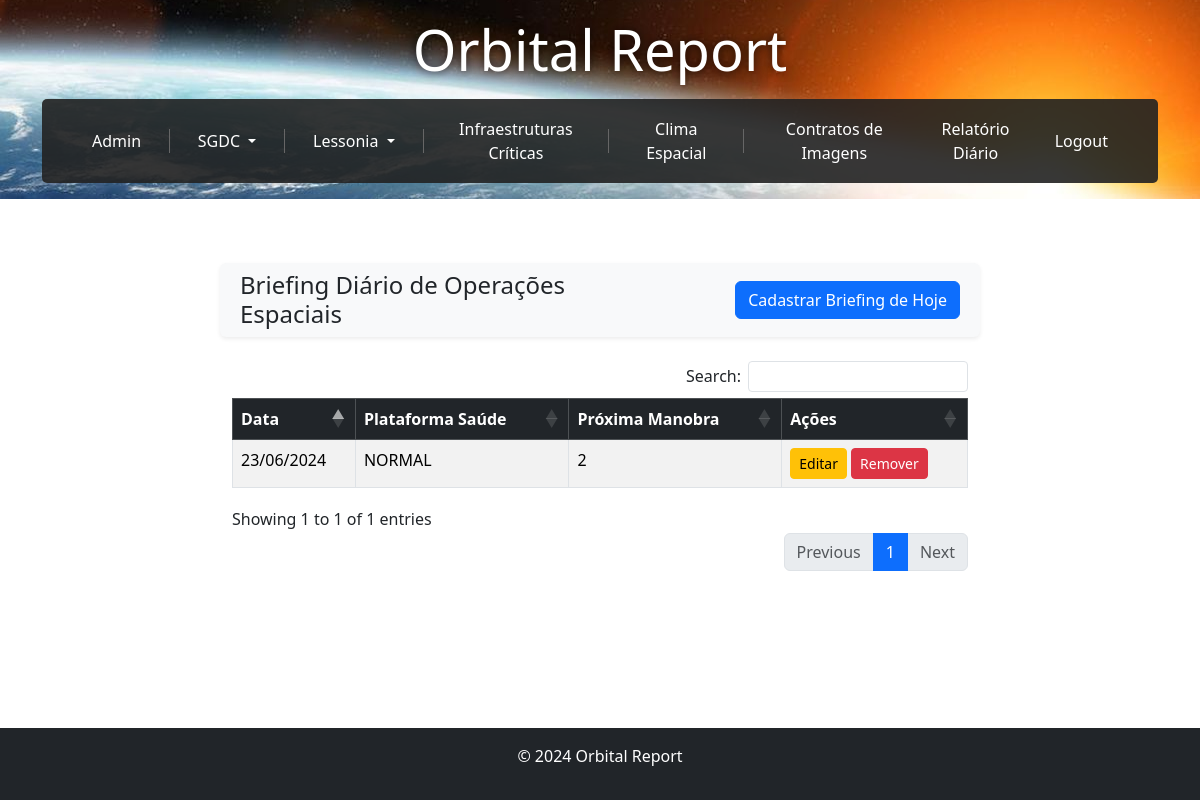
The app's page /sgdc/ (signed in) with its own data.
### apps/sgdc/models.py (models this page shows, shortened)
class EspacialSegment(models.Model):
    CHOICES = [
        ('NORMAL', 'Normal'),
        ('OK', 'OK'),
        ('WARN', 'Warning'),
        ('CRIT', 'Critical'),
    ]
    SIM_NAO_CHOICES = [
        ('SIM', 'Sim'),
        ('NAO', 'Não'),
    ]
    data = models.DateField(default=timezone.now)
    plataforma_saude = models.CharField(max_length=10, choices=CHOICES)
    proc_executados = models.CharField(max_length=100, choices=CHOICES)
    alerta_conjuncao = models.CharField(max_length=100, choices=CHOICES)
    campanha_ranging = models.CharField(max_length=100, choices=CHOICES)
    prox_manobra = models.CharField(max_length=100)
    tempo_eclipse = models.DurationField()
    smc_brasilia = models.CharField(max_length=100, choices=CHOICES, verbose_name="SMC Brasília", default='OK')
    smc_rio = models.CharField(max_length=100, choices=CHOICES, verbose_name="SMC Rio", default='OK')
    cmc_brasilia = models.CharField(max_length=100, choices=CHOICES, verbose_name="CMC-x Brasília", default='OK')
    cmc_rio = models.CharField(max_length=100, choices=CHOICES, verbose_name="CMC-x Rio", default='OK')
    tcr_brasilia = models.CharField(max_length=100, choices=CHOICES, verbose_name="Antena (TCR) Brasília", default='OK')
    tcr_rio = models.CharField(max_length=100, choices=CHOICES, verbose_name="Antena (TCR) Rio", default='OK')
    enlaces_ativos = models.IntegerField(verbose_name="Enlaces Ativos", default=0)
    qualidade_enlaces = models.CharField(max_length=100, choices=CHOICES, verbose_name="Qualidade dos Enlaces", default='OK')
    antena_teatro_em_uso = models.CharField(max_length=3, choices=SIM_NAO_CHOICES, verbose_name="Antena Teatro em Uso", default='NAO')
    observacoes = models.TextField(verbose_name="Observações", blank=True, null=True)
    descricao_operacao = models.TextField(verbose_name="Descrição da Operação", blank=True, null=True)
    infra_critica_brasilia = models.CharField(max_length=100, choices=CHOICES, verbose_name="Infra Crítica Brasília", default='OK')
    infra_critica_rio = models.CharField(max_length=100, choices=CHOICES, verbose_name="Infra Crítica Rio de Janeiro", default='OK')
    gcn_tcr_brasilia = models.CharField(max_length=100, choices=CHOICES, verbose_name="GCN/TCR Brasília", default='OK')
    gcn_tcr_rio = models.CharField(max_length=100, choices=CHOICES, verbose_name="GCN/TCR Rio de Janeiro", default='OK')
    clima_espacial = models.CharField(max_length=100, choices=CHOICES, verbose_name="Clima Espacial", default='OK')
    ssa_sda = models.CharField(max_length=100, choices=CHOICES, verbose_name="SSA/SDA", default='OK')
    class Meta:
        unique_together = ('data',)

### apps/sgdc/views.py (the view)
# urls.py: path('', views.index, name='index'),
def index(request):
    today = timezone.now().date()
    briefing = EspacialSegment.objects.filter(data=today).first()
    briefings = EspacialSegment.objects.all()
    return render(request, 'sgdc/index.html', {'briefing': briefing, 'briefings': briefings})

### apps/users/context_processors.py (called while the page is built)
def user_categories(request):
    if request.user.is_authenticated:
        is_admin = 'admin' in request.user.categories.values_list('name', flat=True)
        categories = request.user.categories.all()
        return {
            'is_admin': is_admin,
            'user_categories': categories
        }
    return {}

### templates/sgdc/index.html (shortened to what this page needs)
{% extends 'shared/base.html' %}
{% block content %}
<div class="container mt-4">
    <div class="row align-items-center mb-3 bg-light text-dark p-2 shadow-sm rounded">
        <div class="col-md-6">
            <h4 class="m-0">Briefing Diário de Operações Espaciais</h4>
        </div>
        <div class="col-md-6 text-end">
            <a href="{% url 'sgdc:new_briefing' %}" class="btn btn-primary">Cadastrar Briefing de Hoje</a>
        </div>
    </div>
    <div class="row mt-4">
        <div class="table-responsive">
            <table id="briefingsTable" class="table table-striped table-bordered" style="width:100%">
                <thead class="table-dark">
                    <tr>
                        <th>Data</th>
                        <th>Plataforma Saúde</th>
                        <th>Próxima Manobra</th>
                        <th>Ações</th>
                    </tr>
                </thead>
                <tbody>
                    {% for briefing in briefings %}
                    <tr>
                        <td>{{ briefing.data|date:"d/m/Y" }}</td>
                        <td>{{ briefing.plataforma_saude }}</td>
                        <td>{{ briefing.prox_manobra }}</td>
                        <td>
                            <a href="{% url 'sgdc:edit_briefing' briefing.pk %}" class="btn btn-warning btn-sm">Editar</a>
                            <a href="{% url 'sgdc:delete_briefing' briefing.pk %}" class="btn btn-danger btn-sm" onclick="return confirm('Tem certeza que deseja excluir este briefing?');">Remover</a>
                        </td>
                    </tr>
                    {% endfor %}
                </tbody>
            </table>
        </div>
    </div>
</div>
<link rel="stylesheet" href="https://cdn.datatables.net/1.11.5/css/dataTables.bootstrap5.min.css">
{% endblock %}

### static/assets/css/styles.css (style rules this page uses)
body { font-family: Arial, sans-serif; margin: 0; padding: 0; background-color: #0c0c0c; height: 100%; }

### records on screen
EspacialSegment: data "23/06/2024", plataforma_saude "NORMAL", prox_manobra "2"
